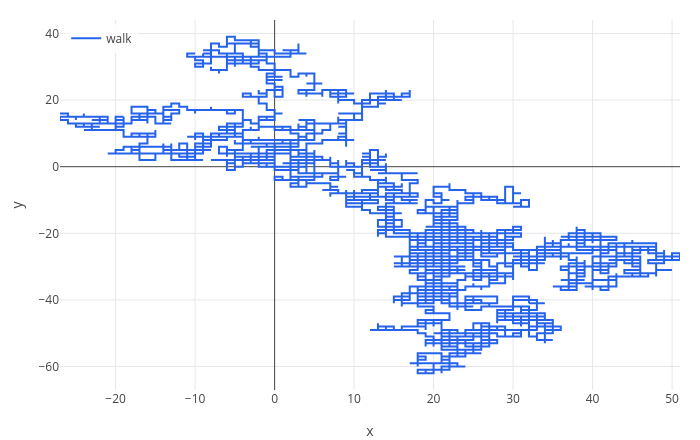

Source (notebook cell):
### Markdown cell above
## 3. Walks in the plane

`randwalk(n, 2)` walks on the square grid, one row $[x, y]$ per position:

### Code cell
seed(5);
Z = randwalk(5000, 2);
labels(legend(plot(column(Z, 1), column(Z, 2)), "walk"), "x", "y")

### Figure 1 — Plotly figure (JSON) as saved in the notebook; plotly's stock layout.template omitted (floating-point values rounded to 4 significant figures; data arrays with more than 128 entries replaced by an {"elided": "..."} marker saying what was removed)
{"data": [{"line": {"color": "#2563eb", "width": 2}, "mode": "lines", "name": "walk", "type": "scatter", "x": {"elided": "5002 int values"}, "y": {"elided": "5002 int values"}}], "layout": {"height": 440, "legend": {"bgcolor": "rgba(255,255,255,0.8)", "x": 0.01, "xanchor": "left", "y": 0.99, "yanchor": "top"}, "margin": {"b": 50, "l": 60, "r": 20, "t": 20}, "showlegend": true, "title": {"text": ""}, "width": 700, "xaxis": {"range": [-27, 51], "title": {"text": "x"}, "zeroline": true}, "yaxis": {"range": [-67.05, 44.05], "title": {"text": "y"}, "zeroline": true}}}
